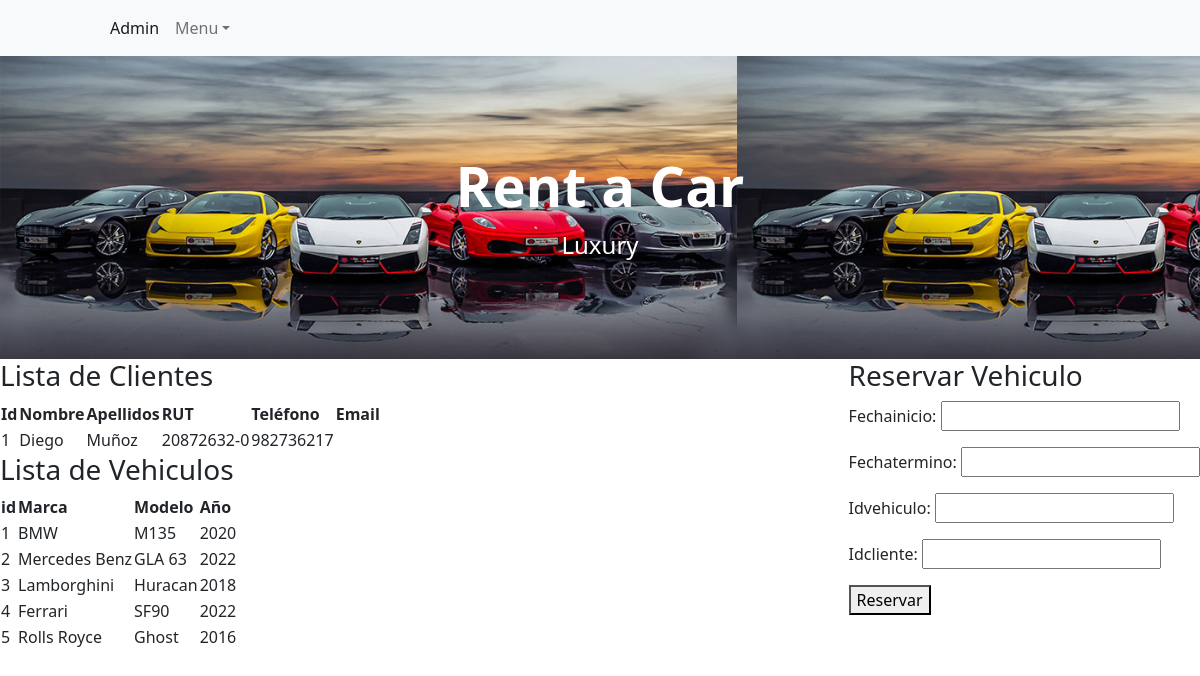
The page /app-rent/arriendos/ on the database its author committed.
### AppRent/models.py (models this page shows)
class Clientes(models.Model):
    nombre=models.TextField(max_length=30)
    apellidos=models.TextField(max_length=30)
    rut=models.TextField(max_length=12)
    telefono=models.TextField(max_length=15)
    email=models.EmailField()

class Vehiculos(models.Model):
    marca=models.TextField(max_length=25)
    modelo=models.TextField(max_length=25)
    year=models.IntegerField()
    cant_vehiculos=models.IntegerField()

### AppRent/views.py (the view)
# urls.py: path('arriendos/', arriendos, name='Arriendos'),
def arriendos(req):
    lista_clientes = Clientes.objects.all()
    lista_vehiculos = Vehiculos.objects.all()
    miFormulario2 = ReservarVehiculo()
    context = {
        'clientes_context': lista_clientes,
        'vehiculos_context': lista_vehiculos,
        "miFormulario2": miFormulario2
    }
    return render(req, "arriendos.html", context)

### AppRent/forms.py
class ReservarVehiculo(forms.Form):
    fechaInicio=forms.DateField(required=True)
    fechaTermino=forms.DateField(required=True)
    idVehiculo=forms.IntegerField(required=True)
    idCliente=forms.IntegerField(required=True)

### AppRent/templates/arriendos.html (shortened to what this page needs)
{% extends 'index.html' %}
{% block contenidoQueCambia %}
    <div class="list-container">
        <div class="list" style="float: right;">
            <h3>Reservar Vehiculo</h3>
            <form action="{% url 'FormularioReserva' %}" method="post">
                {{ miFormulario2.as_p }}
                <button type="submit">Reservar</button>
            </form>
        </div>
        <div class="list">
            <h3>Lista de Clientes</h3>
            {% include 'lista_clientes.html' %}
        </div>
        <div class="list">
            <h3>Lista de Vehiculos</h3>
            {% include 'lista_vehiculos.html' %}
        </div>
    </div>
{% endblock contenidoQueCambia %}

### AppRent/templates/lista_clientes.html
    <table id="clientes_list_table" style="border-color: black;">
        <thead>
            <tr>
                <th>Id</th>
                <th>Nombre</th>
                <th>Apellidos</th>
                <th>RUT</th>
                <th>Teléfono</th>
                <th>Email</th>
            </tr>
        </thead>
        <tbody>
            {% if clientes_context %}
                {% for cliente in clientes_context %}
                    <tr>
                        <td>{{ cliente.id }}</td>
                        <td>{{ cliente.nombre }}</td>
                        <td>{{ cliente.apellidos }}</td>
                        <td>{{ cliente.rut }}</td>
                        <td>{{ cliente.telefono }}</td>
                        <td>{{ cliente.email }}</td>
                    </tr>
                {% endfor %}
            {% else %}
                <tr>
                    <td colspan="5">No hay registros de clientes</td>
                </tr>
            {% endif %}
        </tbody>
    </table>

### AppRent/templates/lista_vehiculos.html (shortened to what this page needs)
    <!DOCTYPE html>
<html lang="en">
<head>
</head>
<body>
    <table id="vehic_list_table" style="border-color: black;">
        <thead>
            <tr>
                <th>id</th>
                <th>Marca</th>
                <th>Modelo</th>
                <th>Año</th>
            </tr>
        </thead>
        <tbody>
            {%if vehiculos_context%}
            {%for vehic in vehiculos_context%}
            <tr>
                <td>{{vehic.id}}</td>
                <td>{{vehic.marca}}</td>
                <td>{{vehic.modelo}}</td>
                <td>{{vehic.year}}</td>
            </tr>
            {%endfor%}
            {%else%}
                <h1>No hay registros de Vehiculos</h1>
            {%endif%}
        </tbody>
    </table>
    </body>
</html>

### rows shown on the page
Clientes: id "1", nombre "Diego", apellidos "Muñoz", rut "20872632-0", telefono "982736217"
Vehiculos: id "1", marca "BMW", modelo "M135", year "2020"
Vehiculos: id "2", marca "Mercedes Benz", modelo "GLA 63", year "2022"
Vehiculos: id "3", marca "Lamborghini", modelo "Huracan", year "2018"
Vehiculos: id "4", marca "Ferrari", modelo "SF90", year "2022"
Vehiculos: id "5", marca "Rolls Royce", modelo "Ghost", year "2016"
